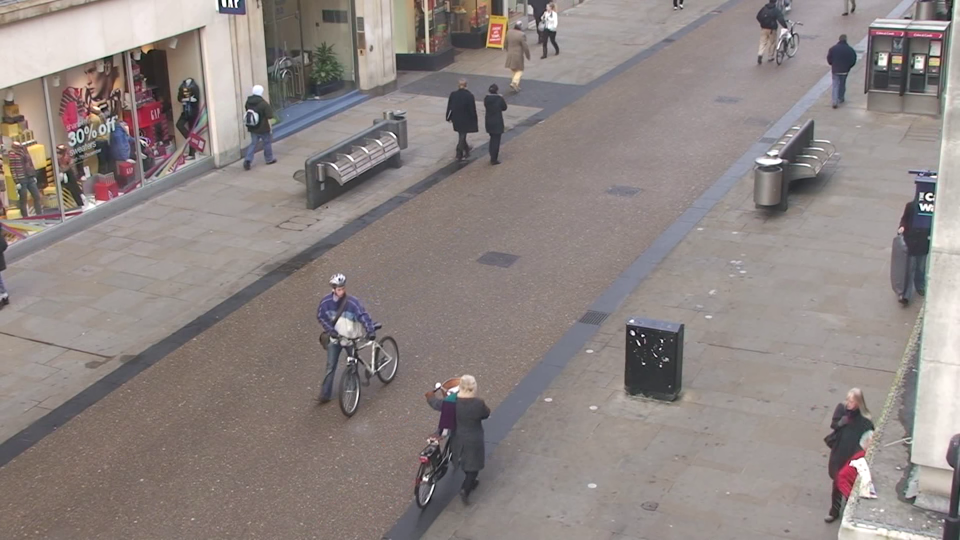
#> input picture distance_estimation/test.png, 1920 x 1080 px (shown at 1/2 size)
$ python main.py
#> lines starting #> are read from the running program, lines starting #| are printed output that depends on the picture; after the words box and inside, x2 and y2 are one past the last pixel; in counts of white or black regions, pixels touching at a corner belong together
### distance_estimation/params.py
from random import seed
from random import randint
import numpy as np
from skimage import io
seed(1)

# This is for testing purposes only, it's not used now...
# [6 lines left out: function get_bounding_box, not called in this run]


# This is for testing purposes only, it's not used now...
def bounding_boxes():
    return [
        [627,549,743,812],
        [886,750,982,1000],
        [902,161,957,316],
        [967,177,1012,332],
    ]

def frame(boxes):
    img = io.imread("./test.png")
#> img is the input picture: shape (1080, 1920, 3); mean R, G, B 142.5, 133.4, 130.9

    for box in boxes:
        x,y,x2,y2 = box
        img[y,x:x2] = [0,0,0]
        img[y2, x:x2] = [0,0,0]
        img[y:y2, x] = [0,0,0]
        img[y:y2, x2] = [0,0,0]
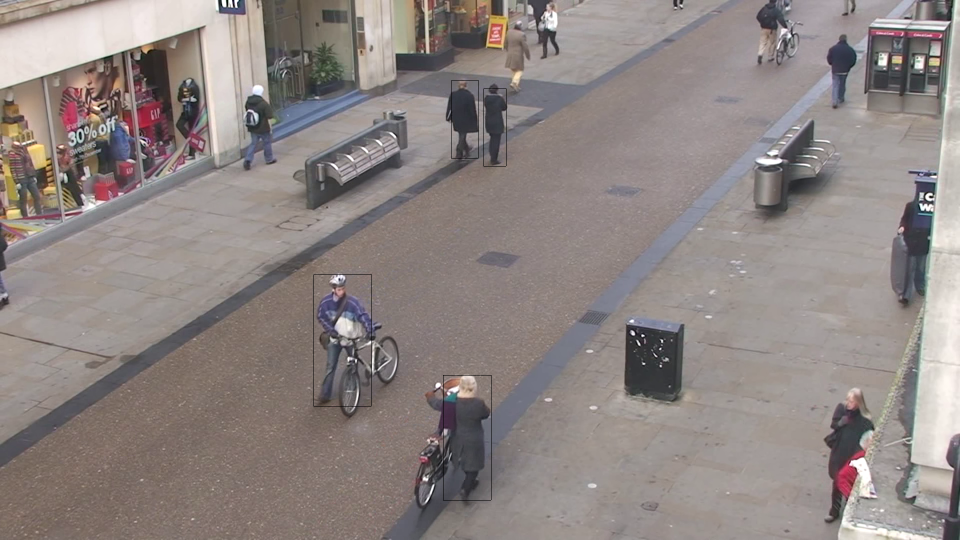
#> img: shape (1080, 1920, 3) (shown at 1/2 size); 0.11% of pixels changed, all inside (x1, y1, x2, y2) = (627, 161, 1013, 1001)
    return img

### distance_estimation/transformations.py
import numpy as np
import warping
import time

"""

    The following functions are adapted from OpenCV C++ Library

"""

def get_perspective_transform(src_rect, dest_rect):
    """
    Calculates coefficients of perspective transformation
    which maps (xi,yi) to (ui,vi), (i=1,2,3,4):

         c00*xi + c01*yi + c02
    ui = ---------------------
         c20*xi + c21*yi + c22

         c10*xi + c11*yi + c12
    vi = ---------------------
         c20*xi + c21*yi + c22

    Coefficients are calculated by solving linear system:
    | x0 y0  1  0  0  0 -x0*u0 -y0*u0 | |c00| |u0|
    | x1 y1  1  0  0  0 -x1*u1 -y1*u1 | |c01| |u1|
    | x2 y2  1  0  0  0 -x2*u2 -y2*u2 | |c02| |u2|
    | x3 y3  1  0  0  0 -x3*u3 -y3*u3 |.|c10|=|u3|,
    |  0  0  0 x0 y0  1 -x0*v0 -y0*v0 | |c11| |v0|
    |  0  0  0 x1 y1  1 -x1*v1 -y1*v1 | |c12| |v1|
    |  0  0  0 x2 y2  1 -x2*v2 -y2*v2 | |c20| |v2|
    |  0  0  0 x3 y3  1 -x3*v3 -y3*v3 | |c21| |v3|

    where:
      cij - matrix coefficients, c22 = 1

    """
    # Start by constructing the matrix
    A = np.zeros((8,8), dtype=np.double)
    b = np.zeros((8,1), dtype=np.double)

    x0,y0 = src_rect[0]
    x1,y1 = src_rect[1]
    x2,y2 = src_rect[2]
    x3,y3 = src_rect[3]
    u0,v0 = dest_rect[0]
    u1,v1 = dest_rect[1]
    u2,v2 = dest_rect[2]
    u3,v3 = dest_rect[3]

    A[:][0] = np.array([x0, y0, 1, 0, 0, 0, -x0*u0, -y0*u0])
    A[:][1] = np.array([x1, y1, 1, 0, 0, 0, -x1*u1, -y1*u1])
    A[:][2] = np.array([x2, y2, 1, 0, 0, 0, -x2*u2, -y2*u2])
    A[:][3] = np.array([x3, y3, 1, 0, 0, 0, -x3*u3, -y3*u3])
    A[:][4] = np.array([0, 0, 0, x0, y0, 1, -x0*v0, -y0*u0])
    A[:][5] = np.array([0, 0, 0, x1, y1, 1, -x1*v1, -y1*v1])
    A[:][6] = np.array([0, 0, 0, x2, y2, 1, -x2*v2, -y2*v2])
    A[:][7] = np.array([0, 0, 0, x3, y3, 1, -x3*v3, -y3*v3])

    b = np.array([
        [u0],[u1],[u2],[u3],[u0],[v1],[v2],[v3]])

    x = np.linalg.solve(A, b)

    # construct perspective transform matrix
    M = np.zeros((3,3), dtype=np.double)

    M[0,0] = x[0][0]
    M[0,1] = x[1][0]
    M[0,2] = x[2][0]
    M[1,0] = x[3][0]
    M[1,1] = x[4][0]
    M[1,2] = x[5][0]
    M[2,0] = x[6][0]
    M[2,1] = x[7][0]
    M[2,2] = 1.
    return M

# Wrapper for the Cython's implementation of warp_perspective
def __warp_perspective_cython(img, transformation_matrix, image_dimensions):
    return warping.warp_perspective(img, transformation_matrix, image_dimensions)

# [54 lines left out: functions warp_perspective, __warp_perspective, project_point, not called in this run]

### distance_estimation/main.py
import cv2, numpy as np
from params import bounding_boxes, frame
from transformations import get_perspective_transform, warp_perspective
from PIL import Image
from matplotlib import pyplot as plt

# Should be taken from sensors or reference points in our system...
calibration = [[180,162],[618,0],[552,540],[682,464]]


def image_to_bird(img, calibration):
    img_width, img_height = img.shape[0:2]
#> img_width = 1080; img_height = 1920
    src_rect = np.float32([[0, 0], [img_width, 0], [0, img_height], [img_width, img_height]])
    dest_rect = np.float32(calibration)
    transform_matrix = get_perspective_transform(src_rect, dest_rect)
    # cv2.warpPerspective is muuch faster...
    return cv2.warpPerspective(img, transform_matrix, (img_width, img_height))
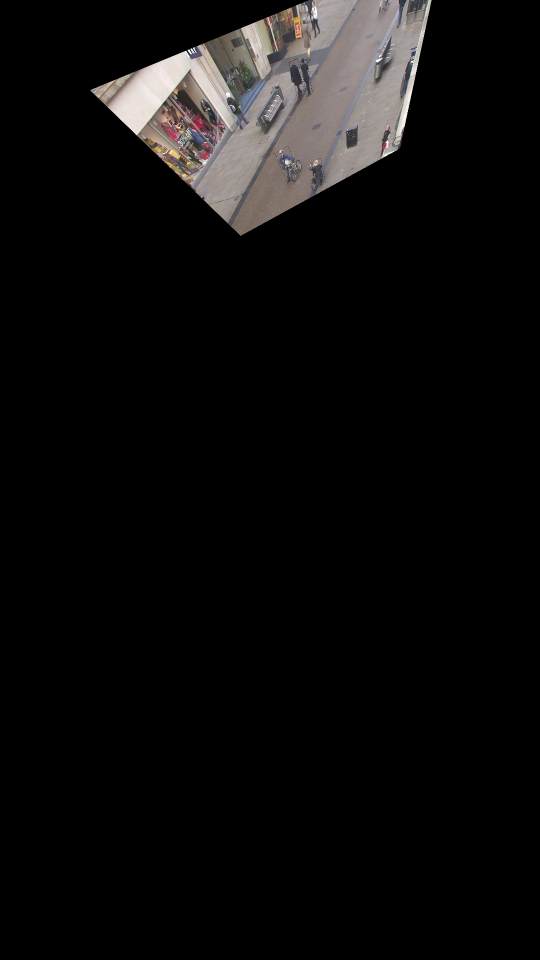
#> returned value: shape (1920, 1080, 3) (shown at 1/2 size); mean of channels 0, 1, 2 13.4, 12.5, 12.2; drawn as R, G, B
    # return warp_perspective(img, transform_matrix, (img_width, img_height))

def bird_to_image(img, calibration):
    img_width, img_height = img.shape[0:2]
    src_rect = np.float32(calibration)
    dest_rect = np.float32([[0, 0], [img_width, 0], [0, img_height], [img_width, img_height]])
    transform_matrix = get_perspective_transform(src_rect, dest_rect)
    return cv2.warpPerspective(img, transform_matrix, (img_width, img_height))
    # return warp_perspective(img, transform_matrix, (img_width, img_height))


def project_point_on_bird(img, calibration, p):
    img_width, img_height = img.shape[0:2]
    src_rect = np.float32([[0, 0], [img_width, 0], [0, img_height], [img_width, img_height]])
    dest_rect = np.float32(calibration)
    transform_matrix = get_perspective_transform(src_rect, dest_rect)
    M = transform_matrix
    px = (M[0][0] * p[0] + M[0][1] * p[1] + M[0][2]) / (M[2][0] * p[0] + M[2][1] * p[1] + M[2][2])
    py = (M[1][0] * p[0] + M[1][1] * p[1] + M[1][2]) / (M[2][0] * p[0] + M[2][1] * p[1] + M[2][2])
    return (int(px), int(py))

def project_point_on_image(img, calibration, p):
    img_width, img_height = img.shape[0:2]
    src_rect = np.float32(calibration)
    dest_rect = np.float32([[0, 0], [img_width, 0], [0, img_height], [img_width, img_height]])
    transform_matrix = get_perspective_transform(src_rect, dest_rect)
    M = transform_matrix
    px = (M[0][0] * p[0] + M[0][1] * p[1] + M[0][2]) / (M[2][0] * p[0] + M[2][1] * p[1] + M[2][2])
    py = (M[1][0] * p[0] + M[1][1] * p[1] + M[1][2]) / (M[2][0] * p[0] + M[2][1] * p[1] + M[2][2])
    return (int(px), int(py))


def distance(p1, p2):
    # calculates the euclidean distance between two centroids...
    return np.sqrt((p1[0] - p2[0]) ** 2 + (p1[1] - p2[1]) ** 2)

def centroids(boxes, image, calibration):
    # Returns the center of each bounding box in bird eye view...
    bird_view = image_to_bird(image.copy(), calibration)
    centroids = []
    for b in boxes:
        xmin, ymin, xmax, ymax = b[0], b[1], b[2], b[3]
        w = xmax - xmin
        h = ymax - ymin
        x = xmin + w/2
        y = ymax - h/2
        bird_x, bird_y = project_point_on_bird(bird_view, calibration, (x, ymax))
        center_bird_x, center_bird_y = project_point_on_bird(bird_view, calibration, (x, ymin))

        centroids.append((
            int(bird_x), int(bird_y),
            int(x), int(ymax),
            int(xmin), int(ymin), int(xmax), int(ymax),
            int(center_bird_x), int(center_bird_y)
        ))
#> this loop made 4 passes
#> (xmin, ymin, xmax, ymax, w, h, y) on passes 1 to 4: (627, 549, 743, 812, 116, 263, 680.5), (886, 750, 982, 1000, 96, 250, 875), (902, 161, 957, 316, 55, 155, 238.5), (967, 177, 1012, 332, 45, 155, 254.5)
#> after the loop, centroids = [(576, 474, 685, 812, 627, 549, 743, 812, 541, 418), (611, 491, 934, 1000, 886, 750, 982, 1000, 591, 450), (525, 321, 929, 316, 902, 161, 957, 316, 481, 234), (536, 324, 989, 332, 967, 177, 1012, 332, 496, 240)]

    return centroids

boxes = bounding_boxes()
_frame = frame(boxes)

fig_1 = plt.figure("Bounding boxes")
plt.imshow(_frame, interpolation='nearest')
_frame_bird = image_to_bird(_frame, calibration)

fig_2 = plt.figure("Bird Eye view")
plt.imshow(_frame_bird, interpolation='nearest')
plt.show()
## Box -> x1,y1,x2,y2
_centroids = centroids(boxes, _frame, calibration)

distances = []

for i in range(0, len(_centroids)):
    ith_distances = []
    for j in range(0, len(_centroids)):
        ith_distances.append(distance(_centroids[i], _centroids[j]))
    distances.append(ith_distances)
#> this loop made 4 passes
#> after the loop, distances = [[0, 38.91, 161.3, 155.2], [38.91, 0, 190.5, 183.1], [161.3, 190.5, 0, 11.4], [155.2, 183.1, 11.4, 0]]

fig_3 = plt.figure("Distance Heat map")
c = plt.imshow(distances, interpolation='nearest', cmap="RdBu")
plt.colorbar(c)
plt.show()
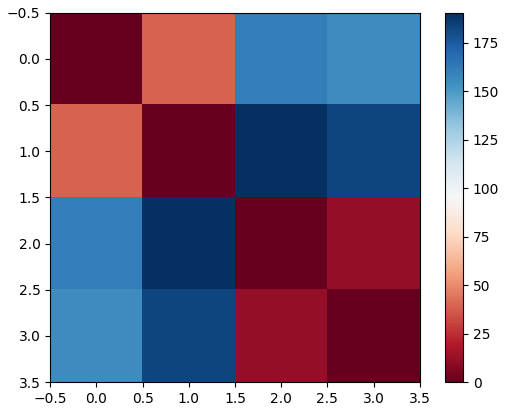
#> figure drawn by matplotlib, 2 panels
